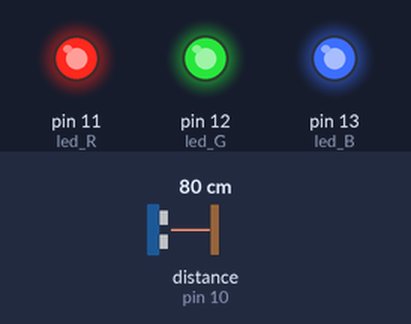
This sketch was run on a simulated Arduino Uno, built with avr-gcc and run on an emulated ATmega328P. Parts: output pins drawn as LEDs (lit = HIGH). Wiring (inferred from the names in the program): ultrasonic range finder: trigger pin 9; echo pin 10. Dashed ring = blinking. Inputs (shaded band) come from the test bench; at power-on: distance to the obstacle (sensor on pin 10) 80 cm. The echo pulse lasts 58.3 µs per cm; pins used as bus, display or sensor lines are not drawn.

Above: at 1.3 s.
1.4 s: distance to the obstacle (sensor on pin 10) set to 18 cm
2.9 s: distance to the obstacle (sensor on pin 10) set to 14 cm
At 4.1 s:
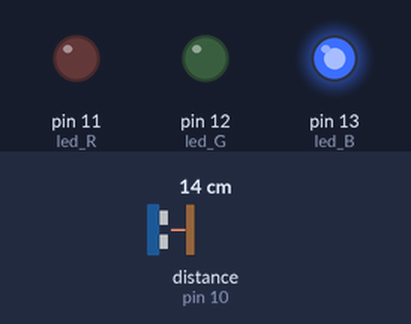
4.5 s: distance to the obstacle (sensor on pin 10) set to 4 cm
At 5.4 s:
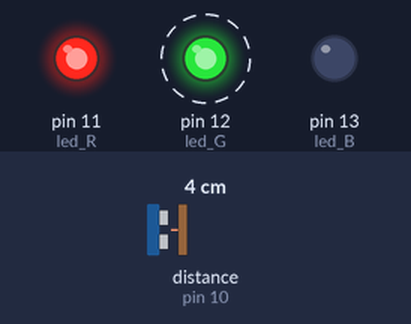
7.5 s: distance to the obstacle (sensor on pin 10) set to 9 cm
At 7.9 s:
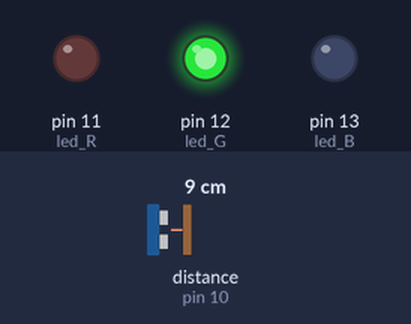
9.0 s: distance to the obstacle (sensor on pin 10) set to 6 cm
At 10.2 s:
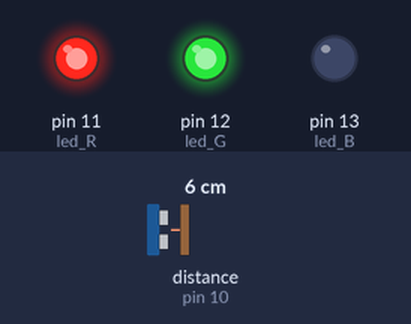
10.5 s: distance to the obstacle (sensor on pin 10) set to 2 cm
At 11.5 s:
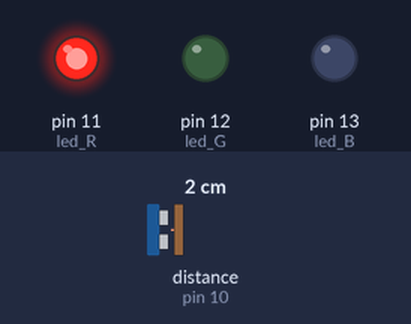
Timing chart, 0 to 13.0 s (numbered marks = the images above; inputs shaded):
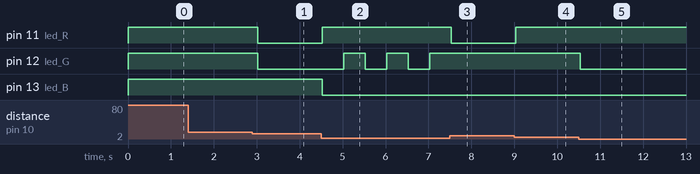

The sketch:

led_ultrasonic.ino
```cpp
const int trigPin = 9;
const int echoPin = 10;
const int led_R = 11;
const int led_G = 12;
const int led_B = 13;
const float speedOfSound = 343.0;

void setup() {
    pinMode(trigPin, OUTPUT);
    pinMode(echoPin, INPUT);
    pinMode(led_R, OUTPUT);
    pinMode(led_G, OUTPUT);
    pinMode(led_B, OUTPUT);
}

void loop() {
    long duration, distance;
    digitalWrite(trigPin, LOW);
    delayMicroseconds(5);
    digitalWrite(trigPin, HIGH);
    delayMicroseconds(10);
    digitalWrite(trigPin, LOW);

    duration = pulseIn(echoPin, HIGH);
    distance = duration*speedOfSound/20000;

    glowLed(distance);
    delay(500);
}

void glowLed(long distance) { // self created function
    if (distance < 4) {
        // red color
        digitalWrite(led_R, HIGH);
        digitalWrite(led_G, LOW);
        digitalWrite(led_B, LOW);
    } else if (distance < 8) {
        // yello color
        digitalWrite(led_R, HIGH);
        digitalWrite(led_G, HIGH);
        digitalWrite(led_B, LOW);
    } else if (distance < 12) {
        // green color
        digitalWrite(led_R, LOW);
        digitalWrite(led_G, HIGH);
        digitalWrite(led_B, LOW);
    } else if (distance < 16) {
        // blue color
        digitalWrite(led_R, LOW);
        digitalWrite(led_G, LOW);
        digitalWrite(led_B, HIGH);
    } else {
        // white color
        digitalWrite(led_R, HIGH);
        digitalWrite(led_G, HIGH);
        digitalWrite(led_B, HIGH);
    }
}
```

Measured:
- the behaviour switches between 17 and 16 cm on distance to the obstacle (sensor on pin 10) (found by bisection; images 0 and 1)
- the behaviour switches between 8 and 7 cm on distance to the obstacle (sensor on pin 10) (found by bisection; images 3 and 4)
- after the input at 1.4 s, every drawn part: stays the same
- after the input at 2.9 s, pin 11 (led_R), pin 12 (led_G): HIGH → LOW after 0.12 s
- after the input at 4.5 s, pin 11 (led_R): LOW → HIGH at once; pin 12 (led_G): alternates HIGH for 0.50 s and LOW for 0.50 s, starting after 0.53 s; pin 13 (led_B): HIGH → LOW at once
- after the input at 7.5 s, pin 11 (led_R): HIGH → LOW at once; pin 12 (led_G): stays HIGH (without the input it goes to LOW after 0.03 s)
- after the input at 9.0 s, pin 11 (led_R): LOW → HIGH at once
- after the input at 10.5 s, pin 12 (led_G): HIGH → LOW at once
